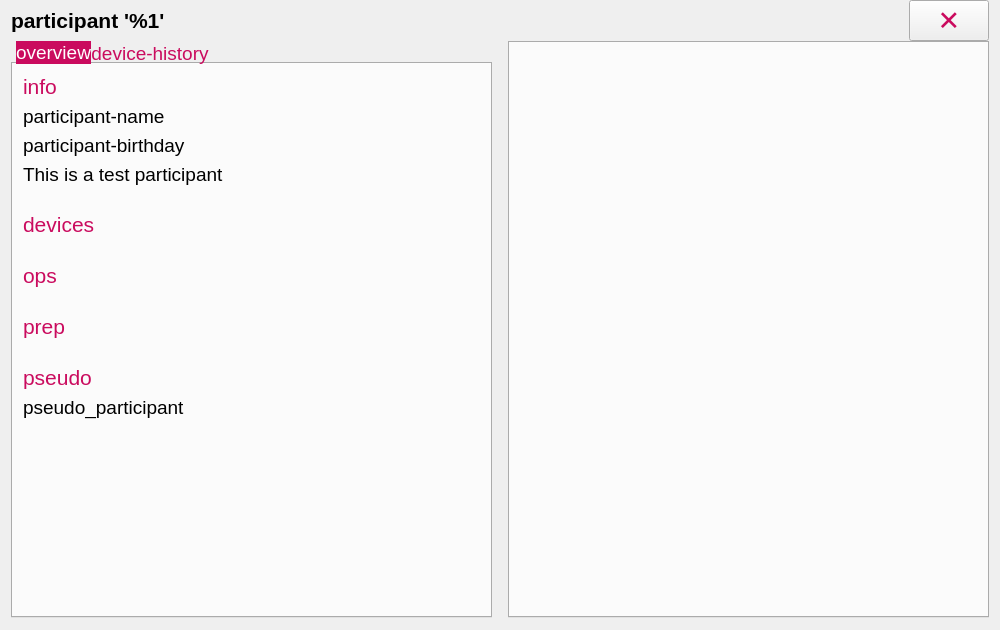
<?xml version="1.0" encoding="UTF-8"?>
<ui version="4.0">
 <class>ParticipantWidget</class>
 <widget class="QWidget" name="ParticipantWidget">
  <property name="geometry">
   <rect>
    <x>0</x>
    <y>0</y>
    <width>1000</width>
    <height>630</height>
   </rect>
  </property>
  <property name="sizePolicy">
   <sizepolicy hsizetype="MinimumExpanding" vsizetype="MinimumExpanding">
    <horstretch>0</horstretch>
    <verstretch>0</verstretch>
   </sizepolicy>
  </property>
  <property name="minimumSize">
   <size>
    <width>600</width>
    <height>200</height>
   </size>
  </property>
  <property name="font">
   <font>
    <pointsize>18</pointsize>
   </font>
  </property>
  <property name="windowTitle">
   <string>Form</string>
  </property>
  <property name="styleSheet">
   <string notr="true">QLabel { font-size: 14pt; }</string>
  </property>
  <layout class="QVBoxLayout" name="verticalLayout_5" stretch="0,1">
   <property name="spacing">
    <number>0</number>
   </property>
   <property name="topMargin">
    <number>0</number>
   </property>
   <property name="bottomMargin">
    <number>12</number>
   </property>
   <item>
    <layout class="QHBoxLayout" name="header" stretch="1,0">
     <item>
      <widget class="QLabel" name="participant">
       <property name="styleSheet">
        <string notr="true">font-size: 16pt;
font-weight: bold;</string>
       </property>
       <property name="text">
        <string notr="true">participant '%1'</string>
       </property>
       <property name="textInteractionFlags">
        <set>Qt::LinksAccessibleByMouse|Qt::TextSelectableByKeyboard|Qt::TextSelectableByMouse</set>
       </property>
      </widget>
     </item>
     <item>
      <widget class="QPushButton" name="exitParticipant">
       <property name="sizePolicy">
        <sizepolicy hsizetype="MinimumExpanding" vsizetype="MinimumExpanding">
         <horstretch>0</horstretch>
         <verstretch>0</verstretch>
        </sizepolicy>
       </property>
       <property name="minimumSize">
        <size>
         <width>0</width>
         <height>0</height>
        </size>
       </property>
       <property name="font">
        <font>
         <pointsize>20</pointsize>
        </font>
       </property>
       <property name="focusPolicy">
        <enum>Qt::NoFocus</enum>
       </property>
       <property name="styleSheet">
        <string notr="true">QWidget {
	border-radius: 0.5em;
	color: #CA0B5E;
	padding: 0.5em;
}
QWidget:hover {
	background-color: rgba(202,11,94,0.8);
	color: white;
}
QWidget:disabled {
	color: grey;
	border-color: grey;
}
</string>
       </property>
       <property name="text">
        <string>✕</string>
       </property>
      </widget>
     </item>
    </layout>
   </item>
   <item>
    <widget class="QStackedWidget" name="state">
     <property name="sizePolicy">
      <sizepolicy hsizetype="Expanding" vsizetype="Expanding">
       <horstretch>0</horstretch>
       <verstretch>0</verstretch>
      </sizepolicy>
     </property>
     <property name="currentIndex">
      <number>1</number>
     </property>
     <widget class="QWidget" name="acquire">
      <property name="sizePolicy">
       <sizepolicy hsizetype="Expanding" vsizetype="Expanding">
        <horstretch>0</horstretch>
        <verstretch>0</verstretch>
       </sizepolicy>
      </property>
      <layout class="QHBoxLayout" name="horizontalLayout_2">
       <property name="sizeConstraint">
        <enum>QLayout::SetNoConstraint</enum>
       </property>
       <property name="leftMargin">
        <number>0</number>
       </property>
       <property name="topMargin">
        <number>0</number>
       </property>
       <property name="rightMargin">
        <number>0</number>
       </property>
       <property name="bottomMargin">
        <number>0</number>
       </property>
       <item>
        <spacer name="horizontalSpacer_2">
         <property name="orientation">
          <enum>Qt::Horizontal</enum>
         </property>
         <property name="sizeHint" stdset="0">
          <size>
           <width>40</width>
           <height>20</height>
          </size>
         </property>
        </spacer>
       </item>
       <item>
        <layout class="QVBoxLayout" name="verticalLayout_8">
         <item>
          <spacer name="verticalSpacer_9">
           <property name="orientation">
            <enum>Qt::Vertical</enum>
           </property>
           <property name="sizeHint" stdset="0">
            <size>
             <width>20</width>
             <height>40</height>
            </size>
           </property>
          </spacer>
         </item>
         <item>
          <widget class="QLabel" name="label_unavailable">
           <property name="text">
            <string>This participant is unavailable in the current (%1) context.</string>
           </property>
           <property name="alignment">
            <set>Qt::AlignCenter</set>
           </property>
          </widget>
         </item>
         <item>
          <widget class="QPushButton" name="button_acquire">
           <property name="minimumSize">
            <size>
             <width>150</width>
             <height>0</height>
            </size>
           </property>
           <property name="styleSheet">
            <string notr="true">QWidget {
	border: 0.05em solid #CA0B5E;
	border-radius: 0.25em;
	color: #CA0B5E;
	padding: 0.5em;
	font-size: 13pt;
	outline: none;
}
QWidget:focus {
	border: 0.1em solid #CA0B5E;
}
QWidget:hover {
	background-color: rgba(202,11,94,0.8);
	color: white;
}
QWidget:disabled {
	color: grey;
	border-color: grey;
}
</string>
           </property>
           <property name="text">
            <string>Add to context</string>
           </property>
          </widget>
         </item>
         <item>
          <spacer name="verticalSpacer_8">
           <property name="orientation">
            <enum>Qt::Vertical</enum>
           </property>
           <property name="sizeHint" stdset="0">
            <size>
             <width>20</width>
             <height>40</height>
            </size>
           </property>
          </spacer>
         </item>
        </layout>
       </item>
       <item>
        <spacer name="horizontalSpacer_3">
         <property name="orientation">
          <enum>Qt::Horizontal</enum>
         </property>
         <property name="sizeHint" stdset="0">
          <size>
           <width>40</width>
           <height>20</height>
          </size>
         </property>
        </spacer>
       </item>
      </layout>
     </widget>
     <widget class="QWidget" name="editor">
      <property name="sizePolicy">
       <sizepolicy hsizetype="Expanding" vsizetype="Expanding">
        <horstretch>0</horstretch>
        <verstretch>0</verstretch>
       </sizepolicy>
      </property>
      <property name="styleSheet">
       <string notr="true">QTabWidget::pane {
    border-radius: 0.25em;
}

QTabWidget::tab-bar {
    left: 5px; /* move to the right by 5px */
}

QTabBar {
	font-size: 14pt;
}

QTabBar::tab {
    color: #CA0B5E;
	border: 0.05em solid transparent;
    border-top-left-radius: 0.25em;
    border-top-right-radius: 0.25em;
	min-width: 4em;
	margin-right: 0.4em;
	border-bottom: none;
	padding: 0.5em;
}
QTabBar::tab:selected {
    background-color: #CA0B5E;
	color: white;
    border: 0.05em solid #CA0B5E;
	border-bottom: none;
}

QTabBar::tab:hover {
    border: 0.05em solid #CA0B5E;
	border-bottom: none;
}</string>
      </property>
      <layout class="QHBoxLayout" name="content" stretch="1,0">
       <property name="spacing">
        <number>16</number>
       </property>
       <property name="sizeConstraint">
        <enum>QLayout::SetNoConstraint</enum>
       </property>
       <property name="leftMargin">
        <number>0</number>
       </property>
       <property name="topMargin">
        <number>0</number>
       </property>
       <property name="rightMargin">
        <number>0</number>
       </property>
       <property name="bottomMargin">
        <number>0</number>
       </property>
       <item>
        <widget class="QTabWidget" name="tabWidget_left">
         <property name="sizePolicy">
          <sizepolicy hsizetype="MinimumExpanding" vsizetype="Expanding">
           <horstretch>1</horstretch>
           <verstretch>0</verstretch>
          </sizepolicy>
         </property>
         <property name="styleSheet">
          <string notr="true"/>
         </property>
         <property name="currentIndex">
          <number>0</number>
         </property>
         <widget class="QWidget" name="overview">
          <attribute name="title">
           <string>overview</string>
          </attribute>
          <layout class="QVBoxLayout" name="verticalLayout">
           <property name="leftMargin">
            <number>0</number>
           </property>
           <property name="topMargin">
            <number>0</number>
           </property>
           <property name="rightMargin">
            <number>0</number>
           </property>
           <property name="bottomMargin">
            <number>0</number>
           </property>
           <item>
            <widget class="QScrollArea" name="scrollArea">
             <property name="focusPolicy">
              <enum>Qt::NoFocus</enum>
             </property>
             <property name="styleSheet">
              <string notr="true">background: transparent;</string>
             </property>
             <property name="widgetResizable">
              <bool>true</bool>
             </property>
             <widget class="QWidget" name="scrollAreaWidgetContents">
              <property name="geometry">
               <rect>
                <x>0</x>
                <y>0</y>
                <width>478</width>
                <height>541</height>
               </rect>
              </property>
              <layout class="QVBoxLayout" name="verticalLayout_6">
               <item>
                <widget class="QLabel" name="info_header">
                 <property name="styleSheet">
                  <string notr="true">color: #CA0B5E;
font-size: 16pt;</string>
                 </property>
                 <property name="text">
                  <string>info</string>
                 </property>
                </widget>
               </item>
               <item>
                <widget class="QLabel" name="info1">
                 <property name="text">
                  <string notr="true">participant-name</string>
                 </property>
                 <property name="textInteractionFlags">
                  <set>Qt::LinksAccessibleByMouse|Qt::TextSelectableByKeyboard|Qt::TextSelectableByMouse</set>
                 </property>
                </widget>
               </item>
               <item>
                <widget class="QLabel" name="info2">
                 <property name="text">
                  <string notr="true">participant-birthday</string>
                 </property>
                 <property name="textInteractionFlags">
                  <set>Qt::LinksAccessibleByMouse|Qt::TextSelectableByKeyboard|Qt::TextSelectableByMouse</set>
                 </property>
                </widget>
               </item>
               <item>
                <widget class="QLabel" name="infoIsTestParticipant">
                 <property name="text">
                  <string>This is a test participant</string>
                 </property>
                </widget>
               </item>
               <item>
                <layout class="QHBoxLayout" name="participant_buttonBar_layout"/>
               </item>
               <item>
                <spacer name="info_spacer">
                 <property name="orientation">
                  <enum>Qt::Vertical</enum>
                 </property>
                 <property name="sizeType">
                  <enum>QSizePolicy::Fixed</enum>
                 </property>
                 <property name="sizeHint" stdset="0">
                  <size>
                   <width>20</width>
                   <height>20</height>
                  </size>
                 </property>
                </spacer>
               </item>
               <item>
                <widget class="QLabel" name="devices_header">
                 <property name="styleSheet">
                  <string notr="true">color: #CA0B5E;
font-size: 16pt;</string>
                 </property>
                 <property name="text">
                  <string>devices</string>
                 </property>
                </widget>
               </item>
               <item>
                <layout class="QVBoxLayout" name="verticalLayout_devices"/>
               </item>
               <item>
                <spacer name="verticalSpacer_2">
                 <property name="orientation">
                  <enum>Qt::Vertical</enum>
                 </property>
                 <property name="sizeType">
                  <enum>QSizePolicy::Fixed</enum>
                 </property>
                 <property name="sizeHint" stdset="0">
                  <size>
                   <width>20</width>
                   <height>20</height>
                  </size>
                 </property>
                </spacer>
               </item>
               <item>
                <widget class="QLabel" name="ops_header">
                 <property name="styleSheet">
                  <string notr="true">color: #CA0B5E;
font-size: 16pt;</string>
                 </property>
                 <property name="text">
                  <string>ops</string>
                 </property>
                </widget>
               </item>
               <item>
                <layout class="QHBoxLayout" name="ops_castorButtonBar_layout">
                 <property name="topMargin">
                  <number>0</number>
                 </property>
                </layout>
               </item>
               <item>
                <spacer name="verticalSpacer_3">
                 <property name="orientation">
                  <enum>Qt::Vertical</enum>
                 </property>
                 <property name="sizeType">
                  <enum>QSizePolicy::Fixed</enum>
                 </property>
                 <property name="sizeHint" stdset="0">
                  <size>
                   <width>20</width>
                   <height>20</height>
                  </size>
                 </property>
                </spacer>
               </item>
               <item>
                <widget class="QLabel" name="preparation_header">
                 <property name="styleSheet">
                  <string notr="true">color: #CA0B5E;
font-size: 16pt;</string>
                 </property>
                 <property name="text">
                  <string>prep</string>
                 </property>
                </widget>
               </item>
               <item>
                <layout class="QHBoxLayout" name="print_buttonBar_layout">
                 <property name="topMargin">
                  <number>0</number>
                 </property>
                </layout>
               </item>
               <item>
                <spacer name="verticalSpacer_4">
                 <property name="orientation">
                  <enum>Qt::Vertical</enum>
                 </property>
                 <property name="sizeType">
                  <enum>QSizePolicy::Fixed</enum>
                 </property>
                 <property name="sizeHint" stdset="0">
                  <size>
                   <width>20</width>
                   <height>20</height>
                  </size>
                 </property>
                </spacer>
               </item>
               <item>
                <widget class="QLabel" name="pseudo_header">
                 <property name="styleSheet">
                  <string notr="true">color: #CA0B5E;
font-size: 16pt;</string>
                 </property>
                 <property name="text">
                  <string>pseudo</string>
                 </property>
                </widget>
               </item>
               <item>
                <widget class="QLabel" name="pseudo_participant">
                 <property name="text">
                  <string notr="true">pseudo_participant</string>
                 </property>
                 <property name="textInteractionFlags">
                  <set>Qt::LinksAccessibleByMouse|Qt::TextSelectableByMouse</set>
                 </property>
                </widget>
               </item>
               <item>
                <spacer name="verticalSpacer_6">
                 <property name="orientation">
                  <enum>Qt::Vertical</enum>
                 </property>
                 <property name="sizeHint" stdset="0">
                  <size>
                   <width>20</width>
                   <height>40</height>
                  </size>
                 </property>
                </spacer>
               </item>
              </layout>
             </widget>
            </widget>
           </item>
          </layout>
         </widget>
         <widget class="QWidget" name="devicehistory">
          <attribute name="title">
           <string>device-history</string>
          </attribute>
          <layout class="QVBoxLayout" name="verticalLayout_deviceHistories">
           <property name="spacing">
            <number>0</number>
           </property>
           <property name="leftMargin">
            <number>0</number>
           </property>
           <property name="topMargin">
            <number>0</number>
           </property>
           <property name="rightMargin">
            <number>0</number>
           </property>
           <property name="bottomMargin">
            <number>0</number>
           </property>
          </layout>
         </widget>
        </widget>
       </item>
       <item>
        <widget class="QTabWidget" name="tabWidget_right">
         <property name="enabled">
          <bool>true</bool>
         </property>
         <property name="sizePolicy">
          <sizepolicy hsizetype="MinimumExpanding" vsizetype="Expanding">
           <horstretch>1</horstretch>
           <verstretch>0</verstretch>
          </sizepolicy>
         </property>
         <property name="focusPolicy">
          <enum>Qt::NoFocus</enum>
         </property>
         <property name="styleSheet">
          <string notr="true"/>
         </property>
         <property name="currentIndex">
          <number>-1</number>
         </property>
         <property name="tabBarAutoHide">
          <bool>false</bool>
         </property>
        </widget>
       </item>
      </layout>
     </widget>
    </widget>
   </item>
  </layout>
 </widget>
 <resources/>
 <connections>
  <connection>
   <sender>exitParticipant</sender>
   <signal>clicked()</signal>
   <receiver>ParticipantWidget</receiver>
   <slot>closeParticipant()</slot>
   <hints>
    <hint type="sourcelabel">
     <x>970</x>
     <y>22</y>
    </hint>
    <hint type="destinationlabel">
     <x>499</x>
     <y>314</y>
    </hint>
   </hints>
  </connection>
  <connection>
   <sender>button_acquire</sender>
   <signal>clicked()</signal>
   <receiver>ParticipantWidget</receiver>
   <slot>acquireParticipant()</slot>
   <hints>
    <hint type="sourcelabel">
     <x>499</x>
     <y>344</y>
    </hint>
    <hint type="destinationlabel">
     <x>499</x>
     <y>314</y>
    </hint>
   </hints>
  </connection>
 </connections>
 <slots>
  <signal>showPseudoAdverseEvents(QString)</signal>
  <signal>showPseudoBlood(QString)</signal>
  <signal>showPseudoFMRI(QString)</signal>
  <signal>showPseudoCRF(QString)</signal>
  <signal>showPseudoECG(QString)</signal>
  <signal>showPseudoHome(QString)</signal>
  <signal>participantInfo(std::string,std::string)</signal>
  <signal>participantNotFound(std::string,pep::severity_level)</signal>
  <signal>loaded()</signal>
  <slot>closeParticipant()</slot>
  <slot>acquireParticipant()</slot>
  <slot>manageDevices()</slot>
  <slot>openEditParticipant</slot>
 </slots>
</ui>
